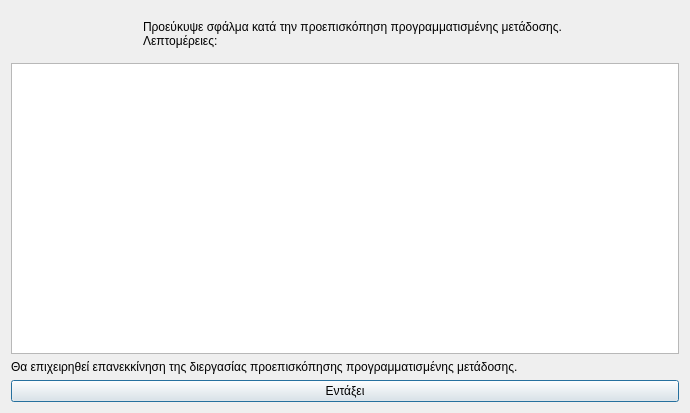
<?xml version="1.0" encoding="UTF-8"?>
<ui version="4.0">
 <class>Dialog</class>
 <widget class="QDialog" name="Dialog">
  <property name="geometry">
   <rect>
    <x>0</x>
    <y>0</y>
    <width>690</width>
    <height>413</height>
   </rect>
  </property>
  <property name="windowTitle">
   <string>Σφάλμα στην διεργασία προεπισκόπησης προγραμματισμένης μετάδοσης</string>
  </property>
  <property name="windowIcon">
   <iconset resource="../../../icons.qrc">
    <normaloff>:/rest-windows/assets/images/rest-windows/information.png</normaloff>:/rest-windows/assets/images/rest-windows/information.png</iconset>
  </property>
  <layout class="QGridLayout" name="gridLayout">
   <item row="0" column="0">
    <widget class="QFrame" name="frame">
     <property name="styleSheet">
      <string notr="true">QFrame{border:0px;}</string>
     </property>
     <property name="frameShape">
      <enum>QFrame::StyledPanel</enum>
     </property>
     <property name="frameShadow">
      <enum>QFrame::Raised</enum>
     </property>
     <layout class="QHBoxLayout" name="horizontalLayout">
      <item>
       <widget class="QLabel" name="image_label">
        <property name="maximumSize">
         <size>
          <width>117</width>
          <height>117</height>
         </size>
        </property>
        <property name="text">
         <string/>
        </property>
        <property name="pixmap">
         <pixmap resource="../../../icons.qrc">:/rest-windows/assets/images/rest-windows/information.png</pixmap>
        </property>
        <property name="scaledContents">
         <bool>true</bool>
        </property>
       </widget>
      </item>
      <item>
       <widget class="QLabel" name="label">
        <property name="text">
         <string>Προεύκυψε σφάλμα κατά την προεπισκόπηση προγραμματισμένης μετάδοσης.
Λεπτομέρειες:</string>
        </property>
        <property name="alignment">
         <set>Qt::AlignJustify|Qt::AlignVCenter</set>
        </property>
       </widget>
      </item>
     </layout>
    </widget>
   </item>
   <item row="3" column="0">
    <widget class="QPushButton" name="ok">
     <property name="text">
      <string>Εντάξει</string>
     </property>
     <property name="icon">
      <iconset resource="../../../icons.qrc">
       <normaloff>:/rest-windows/assets/images/rest-windows/ok.png</normaloff>:/rest-windows/assets/images/rest-windows/ok.png</iconset>
     </property>
    </widget>
   </item>
   <item row="1" column="0">
    <widget class="QPlainTextEdit" name="details"/>
   </item>
   <item row="2" column="0">
    <widget class="QLabel" name="label_2">
     <property name="text">
      <string>Θα επιχειρηθεί επανεκκίνηση της διεργασίας προεπισκόπησης προγραμματισμένης μετάδοσης.</string>
     </property>
     <property name="alignment">
      <set>Qt::AlignJustify|Qt::AlignVCenter</set>
     </property>
    </widget>
   </item>
  </layout>
 </widget>
 <tabstops>
  <tabstop>details</tabstop>
  <tabstop>ok</tabstop>
 </tabstops>
 <resources>
  <include location="../../../icons.qrc"/>
  <include location="../../../icons.qrc"/>
  <include location="../../../icons.qrc"/>
  <include location="../../../icons.qrc"/>
  <include location="../../../icons.qrc"/>
  <include location="../../../icons.qrc"/>
 </resources>
 <connections/>
</ui>
